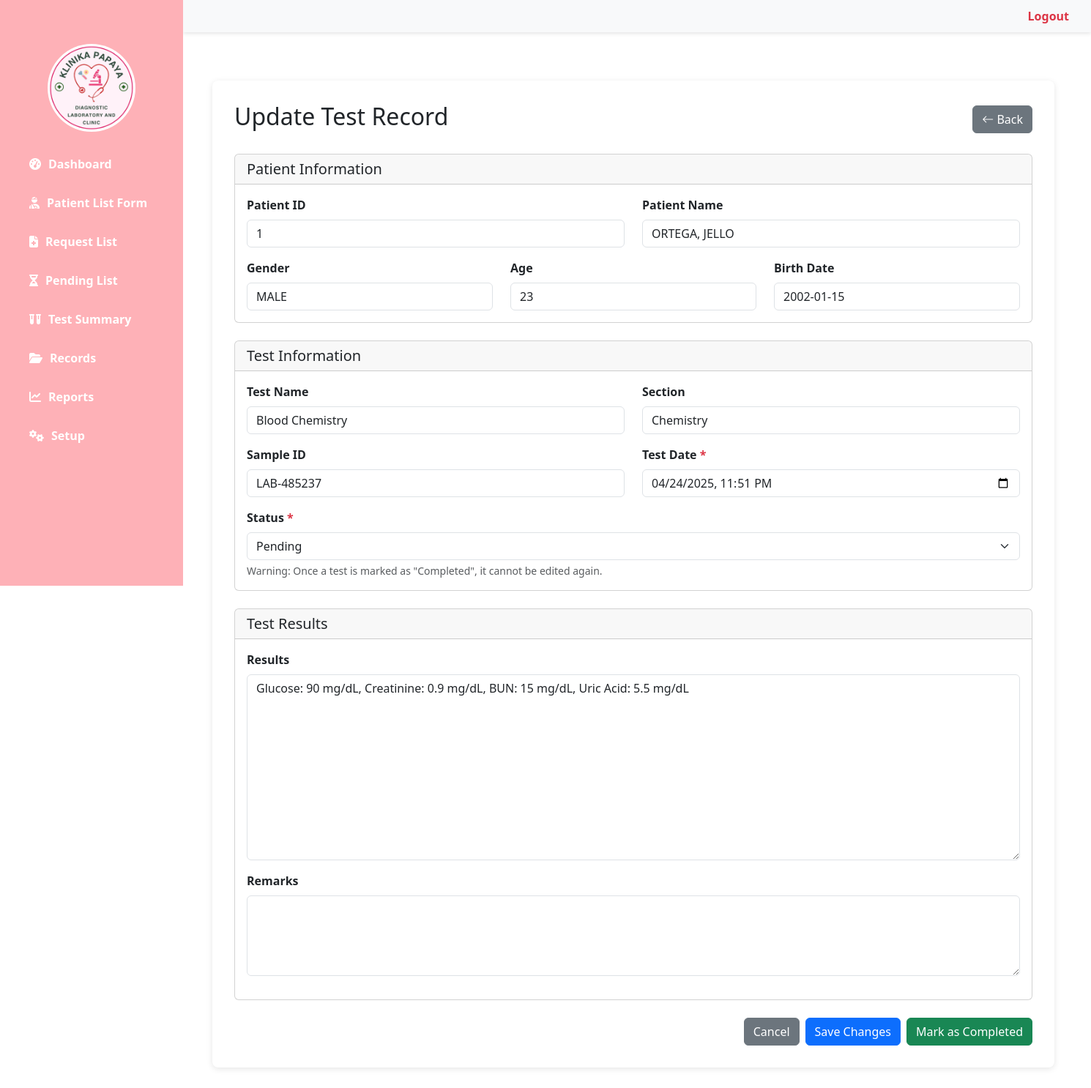
The page /update_record.php?id=7 (signed in) on the database as committed earlier.
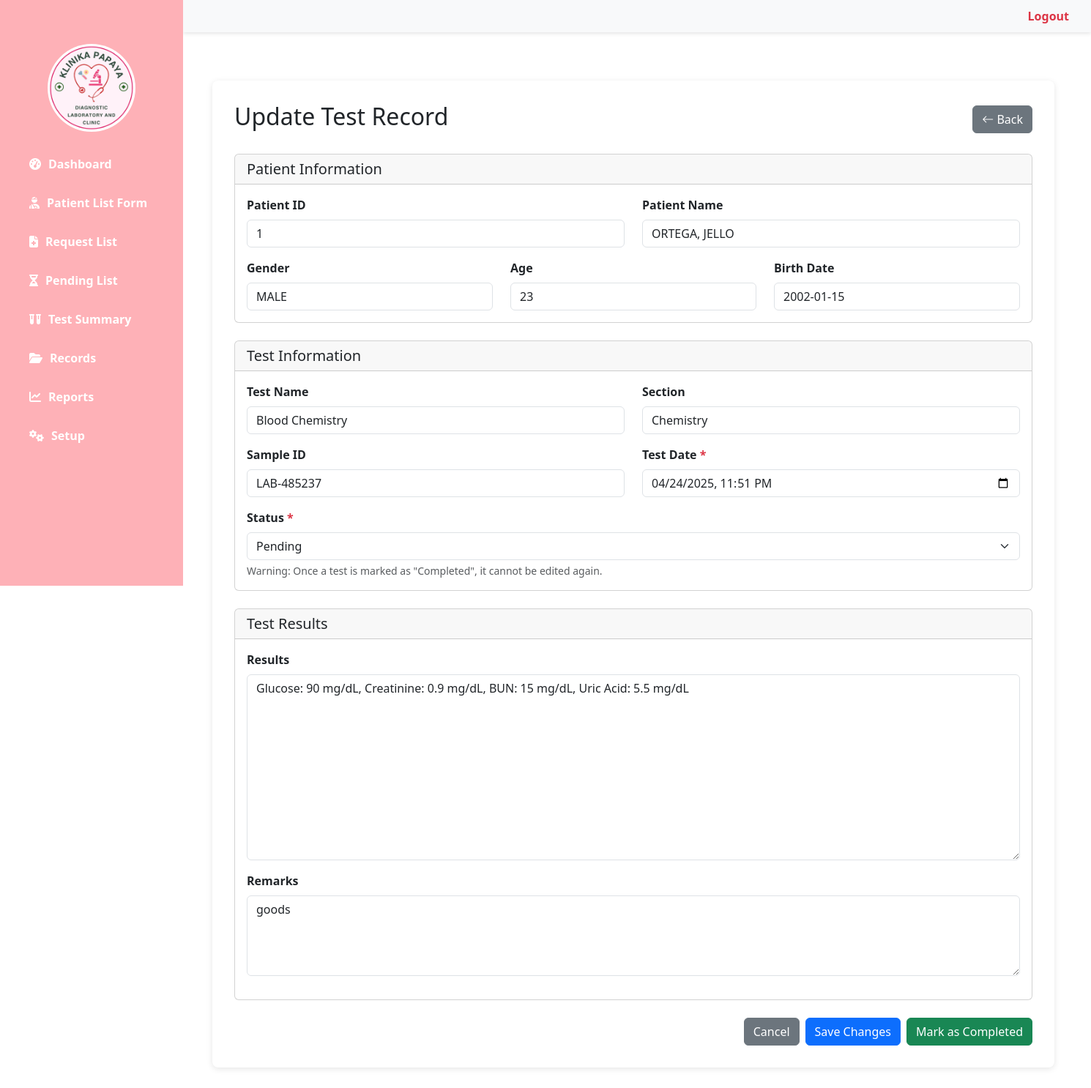
The same page on the database as committed later.
### tables this page shows
CREATE TABLE `test_records` (
  `id` int(11) NOT NULL,
  `test_name` varchar(100) NOT NULL,
  `patient_name` varchar(100) NOT NULL,
  `patient_id` int(11) NOT NULL,
  `sample_id` varchar(50) NOT NULL,
  `section` varchar(50) NOT NULL,
  `test_date` datetime NOT NULL,
  `result` text DEFAULT NULL,
  `status` enum('Pending','In Progress','Completed') DEFAULT 'Pending',
  `remarks` text DEFAULT NULL,
  `performed_by` varchar(50) DEFAULT NULL,
  `created_at` timestamp NOT NULL DEFAULT current_timestamp(),
  `updated_at` timestamp NOT NULL DEFAULT current_timestamp() ON UPDATE current_timestamp()
);

CREATE TABLE `patients` (
  `patient_id` int(11) NOT NULL,
  `full_name` varchar(100) NOT NULL,
  `gender` enum('MALE','FEMALE') NOT NULL,
  `age` int(11) NOT NULL,
  `birth_date` date NOT NULL,
  `delete_status` tinyint(1) NOT NULL DEFAULT 0
);

### update_record.php (the view, shortened to what the changed rows need)
<?php
require_once 'config/db_connect.php';
$recordId = $_GET['id'];
try {
    $stmt = $connect->prepare("
        SELECT tr.*, p.full_name, p.gender, p.age, p.birth_date
        FROM test_records tr
        LEFT JOIN patients p ON tr.patient_id = p.patient_id
        WHERE tr.id = :id
    ");
    $stmt->bindParam(':id', $recordId);
    $stmt->execute();
    $record = $stmt->fetch(PDO::FETCH_ASSOC);
} catch (PDOException $e) {
    $errorMsg = "Database error: " . $e->getMessage();
}
?>
<!DOCTYPE html>
<html lang="en">
<head>
    <link href="https://cdn.jsdelivr.net/npm/bootstrap@5.3.3/dist/css/bootstrap.min.css" rel="stylesheet">
    <link rel="stylesheet" href="https://cdn.jsdelivr.net/npm/bootstrap-icons@1.11.1/font/bootstrap-icons.css">
    <link rel="stylesheet" href="assets/css/dashboard.css">
    <link rel="stylesheet" href="assets/css/style.css">
</head>
<body>
    <?php include('sidebar.php'); ?>
    <div class="main-content">
        <div class="table-container">
            <div class="d-flex justify-content-between align-items-center mb-4">
                <h2>Update Test Record</h2>
            </div>
            <form method="POST" action="">
                <div class="card mb-4">
                    <div class="card-body">
                        <div class="row mb-3">
                            <div class="col-md-6">
                                <label class="form-label">Patient ID</label>
                                <input type="text" class="form-control" value="<?= htmlspecialchars($record['patient_id']) ?>" readonly>
                            </div>
                            <div class="col-md-6">
                                <label class="form-label">Patient Name</label>
                                <input type="text" class="form-control" value="<?= htmlspecialchars($record['patient_name']) ?>" readonly>
                            </div>
                        </div>
                        <div class="row">
                            <div class="col-md-4">
                                <label class="form-label">Gender</label>
                                <input type="text" class="form-control" value="<?= htmlspecialchars($record['gender'] ?? 'N/A') ?>" readonly>
                            </div>
                            <div class="col-md-4">
                                <label class="form-label">Age</label>
                                <input type="text" class="form-control" value="<?= htmlspecialchars($record['age'] ?? 'N/A') ?>" readonly>
                            </div>
                            <div class="col-md-4">
                                <label class="form-label">Birth Date</label>
                                <input type="text" class="form-control" value="<?= $record['birth_date'] ? date('Y-m-d', strtotime($record['birth_date'])) : 'N/A' ?>" readonly>
                            </div>
                        </div>
                    </div>
                </div>
                <div class="card mb-4">
                    <div class="card-body">
                        <div class="row mb-3">
                            <div class="col-md-6">
                                <label class="form-label">Test Name</label>
                                <input type="text" class="form-control" value="<?= htmlspecialchars($record['test_name']) ?>" readonly>
                            </div>
                            <div class="col-md-6">
                                <label class="form-label">Section</label>
                                <input type="text" class="form-control" value="<?= htmlspecialchars($record['section']) ?>" readonly>
                            </div>
                        </div>
                        <div class="row mb-3">
                            <div class="col-md-6">
                                <label class="form-label">Sample ID</label>
                                <input type="text" class="form-control" value="<?= htmlspecialchars($record['sample_id']) ?>" readonly>
                            </div>
                            <div class="col-md-6">
                                <label class="form-label">Test Date <span class="text-danger">*</span></label>
                                <input type="datetime-local" class="form-control" name="test_date"
                                       value="<?= date('Y-m-d\TH:i', strtotime($record['test_date'])) ?>" required>
                            </div>
                        </div>
                        <div class="row">
                            <div class="col-md-12">
                                <label class="form-label">Status <span class="text-danger">*</span></label>
                                <select class="form-select" name="status" required>
                                    <option value="Pending" <?= $record['status'] === 'Pending' ? 'selected' : '' ?>>Pending</option>
                                </select>
                                <div class="form-text">Warning: Once a test is marked as "Completed", it cannot be edited again.</div>
                            </div>
                        </div>
                    </div>
                </div>
                <div class="card mb-4">
                    <div class="card-body">
                        <div class="mb-3">
                            <label class="form-label">Results</label>
                            <textarea class="form-control" name="result" rows="10"><?= htmlspecialchars($record['result'] ?? '') ?></textarea>
                        </div>
                        <div class="mb-3">
                            <label class="form-label">Remarks</label>
                            <textarea class="form-control" name="remarks" rows="4"><?= htmlspecialchars($record['remarks'] ?? '') ?></textarea>
                        </div>
                    </div>
                </div>
            </form>
        </div>
    </div>
</body>
</html>

Rows that differ between the two databases and show on the page:
changed test_records "ORTEGA, JELLO": remarks (not shown) → "goods"
